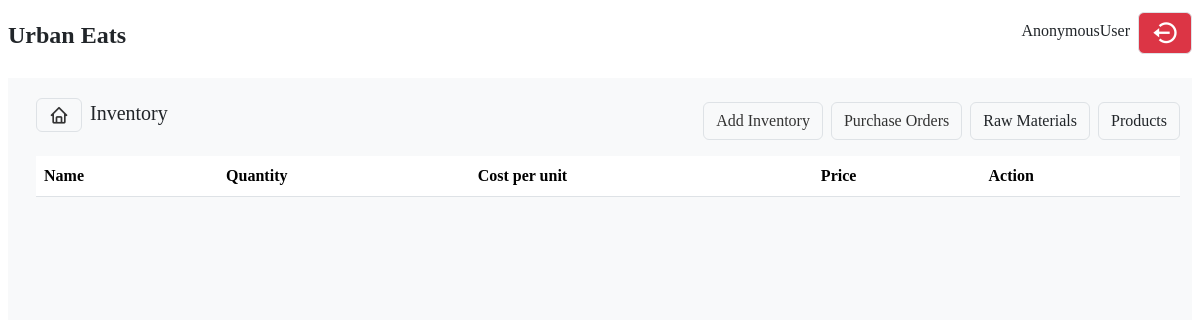
The page /inventory/finished_products/list/ on the database as committed earlier.
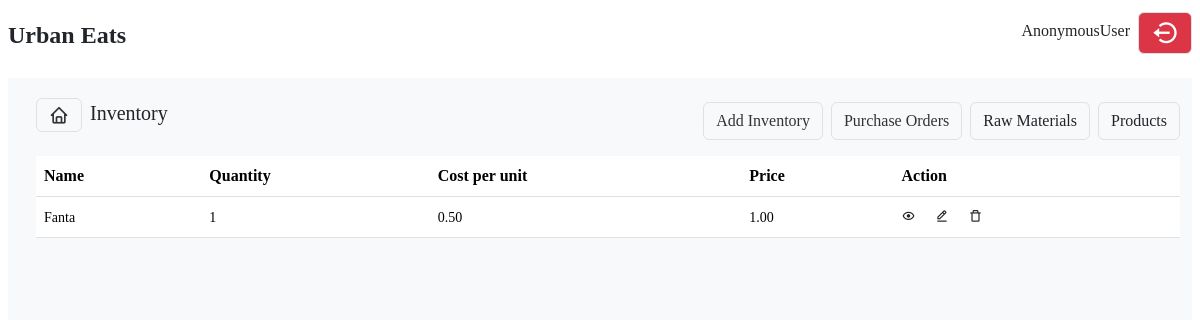
The same page on the database as committed later.
### inventory/models.py (models this page shows, shortened)
class Product(models.Model):
    tax_choices = [
        ('exempted', 'Exempted'),
        ('standard', 'Standard'),
        ('zero rated', 'Zero Rated')
    ]
    name = models.CharField(max_length=255)
    quantity = models.IntegerField()
    cost = models.DecimalField(max_digits=10, decimal_places=2)
    price = models.DecimalField(max_digits=10, decimal_places=2, default=1)
    unit = models.ForeignKey(UnitOfMeasurement, on_delete=models.CASCADE, null=True)
    category = models.ForeignKey(Category, on_delete=models.CASCADE)
    tax_type = models.CharField(max_length=50, choices=tax_choices)
    min_stock_level = models.IntegerField(default=0, null=True)
    raw_material = models.BooleanField(default=False)
    finished_product = models.BooleanField(default=False)
    description = models.TextField()
    deactivate = models.BooleanField(default=False)

### inventory/views.py (the view)
# urls.py: path('finished_products/list/', finished_products, name='finished_products'),
def finished_products(request):
    products = Product.objects.filter(raw_material = False)
    logger.info(products)
    return render(request, 'inventory/finished_goods.html',
        {
            'products':products
        }
    )

### templates/inventory/finished_goods.html (shortened to what this page needs)
{% extends "base.html" %}
{% load static %}
{% block content %}
<div class="products m-2">
    <nav class='mt-2 d-flex align-items-center justify-content-between'>
        <div>
            <ul class="list-unstyled d-flex align-items-center">
                <li><a href='/' class='bx bx-home btn border fs-5 mt-1'></a></li>
                <li class='mx-2 fs-5'>Inventory</li>
            </ul>
        </div>
        <div>
            <ul class="list-unstyled d-flex mt-3">
                <li class="btn border mx-2">
                    <a href="{% url 'inventory:create_purchase_order' %}">Add Inventory</a>
                </li>
                <li>
                    <a href="{% url 'inventory:purchase_orders' %}" class="btn border">Purchase Orders</a>
                </li>
                <li class="btn border mx-2 inv-item" data-name="raw">Raw Materials</li>
                <li class="btn border active prod inv-item" data-name="prod">Products</li>
            </ul>
        </div>
    </nav>
    <div class="tables">
        <div class="">
            <table class="table table-hover table-responsive" id="products_table" style="width: 100%;">
            <thead class="bg-primary">
                <th>Name</th>
                <th>Quantity</th>
                <th>Cost per unit</th>
                <th>Price</th>
                <th>Action</th>
            </thead>
            <tbody>
                {% for product in products %}
                    <tr>
                        <td><small>{{ product.name }}</small></td>
                        <td><small>{{ product.quantity }}</small></td>
                        <td><small>{{ product.cost}}</small></td>
                        <td><small>{{ product.price }}</small></td>
                        <td>
                            <small>
                                <span>
                                    <a href="{% url 'inventory:product_detail' product.id %}" class='text-dark'>
                                        <i class='bx bx-show'></i>
                                    </a>
                                </span>
                                <span class='mx-3'>
                                    <a href="{% url 'inventory:edit_inventory' product.id %}" class="text-dark">
                                        <i class='bx bx-edit-alt'></i>
                                    </a>
                                </span>
                                <span>
                                    <span id='delete' data-id="" onclick="productId(this)" class="text-dark">
                                        <i class='bx bx-trash-alt'></i>
                                    </span>
                                </span>
                            </small>
                        </td>
                    </tr>
                {% endfor %}
            </tbody>
        </table>
    </div>
</div>
{% endblock content %}

Rows that differ between the two databases and show on the page:
added Product: name "Fanta", quantity "1", cost "0.50", price "1.00"
